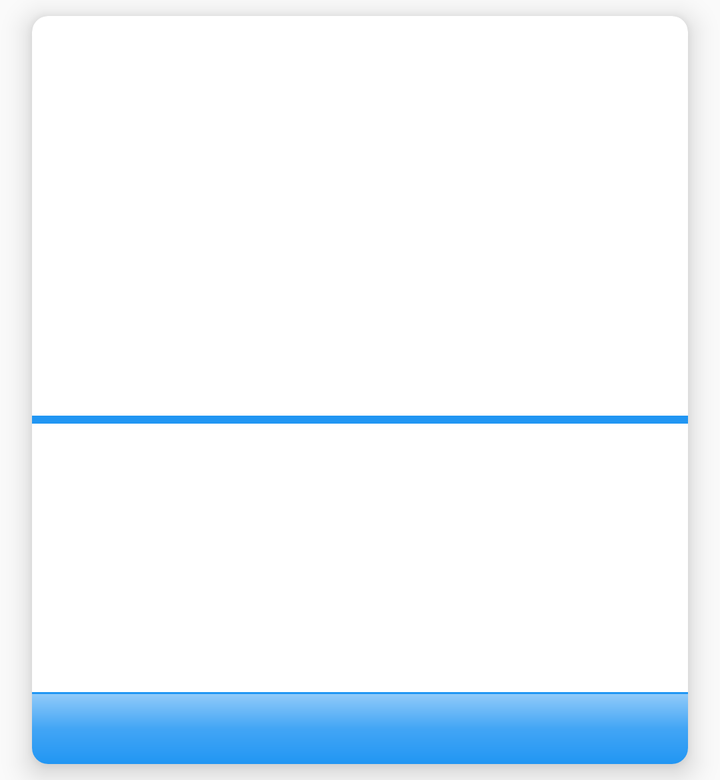
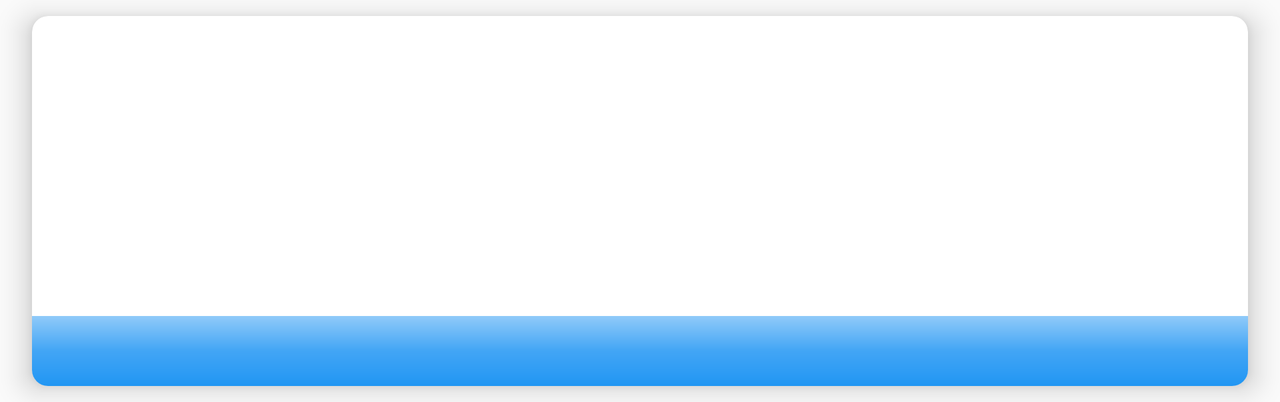

First picture: res/layout/ on a phone held upright. Second picture: the repository's own variant of that layout, on a device whose configuration matches the variant's folder. Source for both follows.
<!-- AndroidManifest.xml: application theme AppTheme -->
<!-- res/layout/itens_recyclerview.xml -->
<?xml version="1.0" encoding="utf-8"?>
<layout xmlns:android="http://schemas.android.com/apk/res/android">

    <android.support.v7.widget.CardView
        android:id="@+id/cv_container"
        style="@style/styleCardView"
        android:layout_width="match_parent"
        android:layout_height="wrap_content">

        <LinearLayout
            android:layout_width="match_parent"
            android:layout_height="wrap_content"

            android:orientation="vertical">

            <ImageView
                android:id="@+id/iv_imagem"
                style="@style/styleImagem"
                android:layout_width="match_parent"
                android:layout_height="wrap_content"
                android:contentDescription="@string/imageDescription" />

            <LinearLayout
                android:layout_width="match_parent"
                android:layout_height="wrap_content"
                android:orientation="vertical">

                <View
                    android:layout_width="match_parent"
                    android:layout_height="@dimen/viewHeight_4"
                    android:background="@color/colorPrimary" />

                <TextView
                    android:id="@+id/tv_titulo"
                    style="@style/styleTitulo"
                    android:layout_width="match_parent"
                    android:layout_height="wrap_content" />

                <TextView
                    android:id="@+id/tv_section"
                    style="@style/styleSecao"
                    android:layout_width="match_parent"
                    android:layout_height="match_parent"
                    android:layout_gravity="center"
                    android:gravity="start|center" />

                <TextView
                    android:id="@+id/tv_resumo"
                    style="@style/styleResumo"
                    android:layout_width="match_parent"
                    android:layout_height="wrap_content" />

                <View
                    android:layout_width="match_parent"
                    android:layout_height="@dimen/viewHeight_1"
                    android:background="@color/colorPrimary" />

                <LinearLayout
                    android:layout_width="match_parent"
                    android:layout_height="wrap_content"
                    android:background="@drawable/background_datahora"
                    android:orientation="horizontal"
                    android:paddingBottom="@dimen/margem_8"
                    android:paddingTop="@dimen/margem_8">


                    <TextView
                        android:id="@+id/tv_data"
                        style="@style/styleDataHora"
                        android:layout_width="0dp"
                        android:layout_height="match_parent"
                        android:layout_weight="1"
                        android:gravity="start" />

                    <TextView
                        android:id="@+id/tv_hora"
                        style="@style/styleDataHora"
                        android:layout_width="0dp"
                        android:layout_height="match_parent"
                        android:layout_weight="1"
                        android:gravity="end|center"
                        android:textColor="@color/corBranco" />

                </LinearLayout>
            </LinearLayout>
        </LinearLayout>
    </android.support.v7.widget.CardView>

</layout>
<!-- resources referenced by this layout -->
<resources>
  <color name="colorPrimary">#2196F3</color>
  <color name="corBranco">#FFFFFF</color>
  <dimen name="margem_8">8dp</dimen>
  <dimen name="viewHeight_1">1dp</dimen>
  <dimen name="viewHeight_4">4dp</dimen>
  <!-- drawable background_datahora (drawable) -->
  <?xml version="1.0" encoding="utf-8"?>
  <shape xmlns:android="http://schemas.android.com/apk/res/android">
      <gradient
          android:angle="270"
          android:centerColor="#42A5F5"
          android:endColor="@color/colorPrimary"
          android:startColor="#90CAF9"
          android:type="linear" />
  
  </shape>
  <string name="imageDescription">Imagem referente à notícia</string>
  <style name="styleCardView" parent="CardView">
          <item name="android:layout_marginLeft">@dimen/margem_16</item>
          <item name="android:layout_marginRight">@dimen/margem_16</item>
          <item name="android:layout_marginBottom">@dimen/margem_8</item>
          <item name="android:layout_marginTop">@dimen/margem_8</item>
          <item name="android:clickable">true</item>
          <item name="cardCornerRadius">@dimen/radius_8</item>
          <item name="cardElevation">@dimen/elevation_8</item>
          <item name="android:background">?android:selectableItemBackground</item>
      </style>
  <style name="styleImagem">
          <item name="android:minHeight">@dimen/imagemMinHeight</item>
          <item name="android:scaleType">centerCrop</item>
      </style>
  <style name="styleResumo" parent="TextAppearance.AppCompat.Subhead">
          <item name="android:ellipsize">end</item>
          <item name="android:fontFamily">sans-serif-condensed</item>
          <item name="android:maxLines">4</item>
          <item name="android:paddingTop">@dimen/margem_16</item>
          <item name="android:paddingLeft">@dimen/margem_16</item>
          <item name="android:paddingRight">@dimen/margem_16</item>
          <item name="android:paddingBottom">@dimen/margem_24</item>
      </style>
  <style name="styleSecao">
          <item name="android:fontFamily">sans-serif-condensed</item>
          <item name="android:maxLines">1</item>
          <item name="android:ellipsize">end</item>
          <item name="android:paddingLeft">@dimen/margem_16</item>
          <item name="android:paddingRight">@dimen/margem_16</item>
          <item name="android:textColor">@color/colorPrimary</item>
          <item name="android:paddingTop">@dimen/margem_8</item>
          <item name="android:textSize">12sp</item>
          <item name="android:textStyle">bold</item>
      </style>
  <style name="styleTitulo" parent="TextAppearance.AppCompat.Headline">
          <item name="android:ellipsize">end</item>
          <item name="android:fontFamily">sans-serif-condensed</item>
          <item name="android:maxLines">2</item>
          <item name="android:paddingLeft">@dimen/margem_16</item>
          <item name="android:paddingRight">@dimen/margem_16</item>
          <item name="android:paddingTop">@dimen/margem_16</item>
          <item name="android:textStyle">bold</item>
      </style>
  <style name="AppTheme" parent="Theme.AppCompat.Light.NoActionBar">
          
          <item name="colorPrimary">@color/colorPrimary</item>
          <item name="colorPrimaryDark">@color/colorPrimaryDark</item>
          <item name="colorAccent">@color/colorAccent</item>
      </style>
  <dimen name="margem_16">16dp</dimen>
  <dimen name="radius_8">8dp</dimen>
  <dimen name="elevation_8">8dp</dimen>
  <dimen name="imagemMinHeight">200dp</dimen>
  <dimen name="margem_24">24dp</dimen>
  <color name="colorPrimaryDark">#1976D2</color>
  <color name="colorAccent">#2196F3</color>
  <!-- some entries are left out for length -->
</resources>
<!-- res/layout-land/itens_recyclerview.xml (the repository's variant of the layout above) -->
<!-- drawn on the phone turned sideways -->
<?xml version="1.0" encoding="utf-8"?>
<layout xmlns:android="http://schemas.android.com/apk/res/android">

    <android.support.v7.widget.CardView
        android:id="@+id/cv_container"
        style="@style/styleCardView"
        android:layout_width="match_parent"
        android:layout_height="wrap_content">

        <LinearLayout
            android:layout_width="match_parent"
            android:layout_height="match_parent"
            android:orientation="vertical">

            <LinearLayout
                android:layout_width="match_parent"
                android:layout_height="match_parent"
                android:orientation="horizontal">


                <ImageView
                    android:id="@+id/iv_imagem"
                    style="@style/styleImagem"
                    android:layout_width="wrap_content"
                    android:layout_height="wrap_content"
                    android:contentDescription="@string/imageDescription"
                    android:minWidth="250dp" />

                <LinearLayout
                    android:layout_width="match_parent"
                    android:layout_height="wrap_content"
                    android:orientation="vertical">

                    <TextView
                        android:id="@+id/tv_titulo"
                        style="@style/styleTitulo"
                        android:layout_width="match_parent"
                        android:layout_height="wrap_content" />

                    <TextView
                        android:id="@+id/tv_section"
                        style="@style/styleSecao"
                        android:layout_width="match_parent"
                        android:layout_height="match_parent"
                        android:layout_gravity="center"
                        android:gravity="start|center" />

                    <TextView
                        android:id="@+id/tv_resumo"
                        style="@style/styleResumo"
                        android:layout_width="match_parent"
                        android:layout_height="wrap_content" />

                </LinearLayout>

            </LinearLayout>

            <LinearLayout
                android:layout_width="match_parent"
                android:layout_height="wrap_content"
                android:background="@drawable/background_datahora"
                android:orientation="horizontal"
                android:paddingBottom="@dimen/margem_8"
                android:paddingTop="@dimen/margem_8">

                <TextView
                    android:id="@+id/tv_data"
                    style="@style/styleDataHora"
                    android:layout_width="0dp"
                    android:layout_height="match_parent"
                    android:layout_weight="1"
                    android:gravity="start" />

                <TextView
                    android:id="@+id/tv_hora"
                    style="@style/styleDataHora"
                    android:layout_width="0dp"
                    android:layout_height="match_parent"
                    android:layout_weight="1"
                    android:gravity="end|center"
                    android:textColor="@color/corBranco" />

            </LinearLayout>
        </LinearLayout>
    </android.support.v7.widget.CardView>

</layout>
<!-- resources referenced by the variant -->
<!-- as the phone turned sideways resolves them -->
<resources>
  <color name="corBranco">#FFFFFF</color>
  <!-- from res/values-land/ -->
  <dimen name="margem_8">8dp</dimen>
  <!-- drawable background_datahora (drawable) -->
  <?xml version="1.0" encoding="utf-8"?>
  <shape xmlns:android="http://schemas.android.com/apk/res/android">
      <gradient
          android:angle="270"
          android:centerColor="#42A5F5"
          android:endColor="@color/colorPrimary"
          android:startColor="#90CAF9"
          android:type="linear" />
  
  </shape>
  <string name="imageDescription">Imagem referente à notícia</string>
  <!-- from res/values-land/ -->
  <style name="styleCardView" parent="CardView">
          <item name="android:layout_marginLeft">@dimen/margem_16</item>
          <item name="android:layout_marginRight">@dimen/margem_16</item>
          <item name="android:layout_marginBottom">@dimen/margem_8</item>
          <item name="android:layout_marginTop">@dimen/margem_8</item>
          <item name="android:clickable">true</item>
          <item name="cardCornerRadius">@dimen/radius_8</item>
          <item name="cardElevation">@dimen/elevation_8</item>
          <item name="android:background">?android:selectableItemBackground</item>
      </style>
  <!-- from res/values-land/ -->
  <style name="styleImagem">
          <item name="android:minHeight">@dimen/imagemMinHeight</item>
          <item name="android:scaleType">centerCrop</item>
      </style>
  <!-- from res/values-land/ -->
  <style name="styleResumo" parent="TextAppearance.AppCompat.Subhead">
          <item name="android:ellipsize">end</item>
          <item name="android:fontFamily">sans-serif-condensed</item>
          <item name="android:maxLines">2</item>
          <item name="android:paddingTop">@dimen/margem_8</item>
          <item name="android:paddingLeft">@dimen/margem_16</item>
          <item name="android:paddingRight">@dimen/margem_16</item>
          <item name="android:paddingBottom">@dimen/margem_8</item>
      </style>
  <!-- from res/values-land/ -->
  <style name="styleSecao">
          <item name="android:fontFamily">sans-serif-condensed</item>
          <item name="android:maxLines">1</item>
          <item name="android:ellipsize">end</item>
          <item name="android:paddingLeft">@dimen/margem_16</item>
          <item name="android:paddingRight">@dimen/margem_16</item>
          <item name="android:textColor">@color/colorPrimary</item>
          <item name="android:paddingTop">@dimen/margem_8</item>
          <item name="android:textSize">12sp</item>
          <item name="android:textStyle">bold</item>
      </style>
  <!-- from res/values-land/ -->
  <style name="styleTitulo" parent="TextAppearance.AppCompat.Headline">
          <item name="android:ellipsize">end</item>
          <item name="android:fontFamily">sans-serif-condensed</item>
          <item name="android:maxLines">2</item>
          <item name="android:paddingLeft">@dimen/margem_16</item>
          <item name="android:paddingRight">@dimen/margem_16</item>
          <item name="android:paddingTop">@dimen/margem_8</item>
          <item name="android:textStyle">bold</item>
      </style>
  <!-- from res/values-land/ -->
  <style name="AppTheme" parent="Theme.AppCompat.Light.NoActionBar">
          
          <item name="colorPrimary">@color/colorPrimary</item>
          <item name="colorPrimaryDark">@color/colorPrimaryDark</item>
          <item name="colorAccent">@color/colorAccent</item>
      </style>
  <color name="colorPrimary">#2196F3</color>
  <!-- from res/values-land/ -->
  <dimen name="margem_16">16dp</dimen>
  <!-- from res/values-land/ -->
  <dimen name="radius_8">8dp</dimen>
  <!-- from res/values-land/ -->
  <dimen name="elevation_8">8dp</dimen>
  <!-- from res/values-land/ -->
  <dimen name="imagemMinHeight">150dp</dimen>
  <color name="colorPrimaryDark">#1976D2</color>
  <color name="colorAccent">#2196F3</color>
  <!-- some entries are left out for length -->
</resources>
